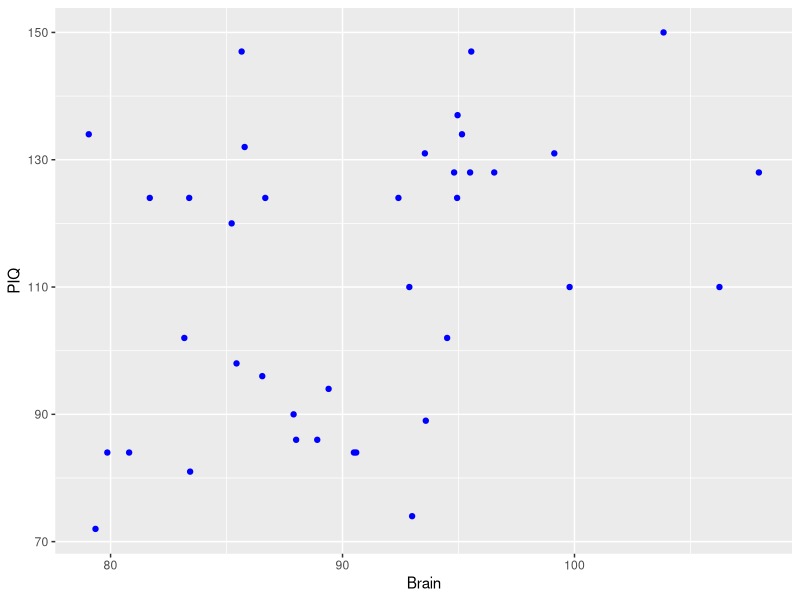
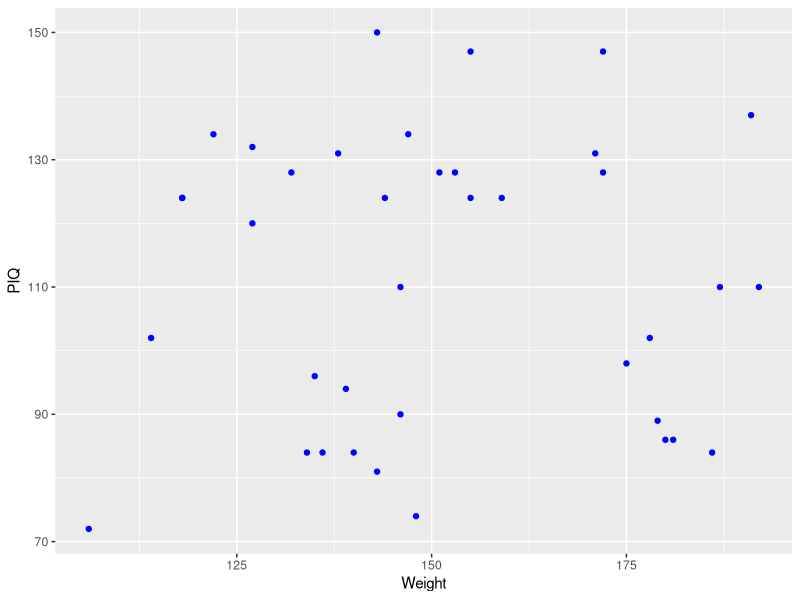
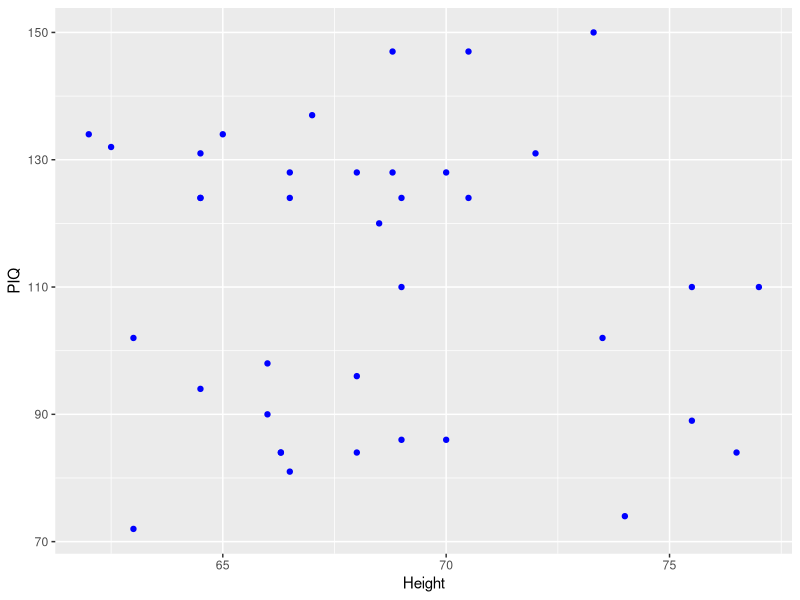
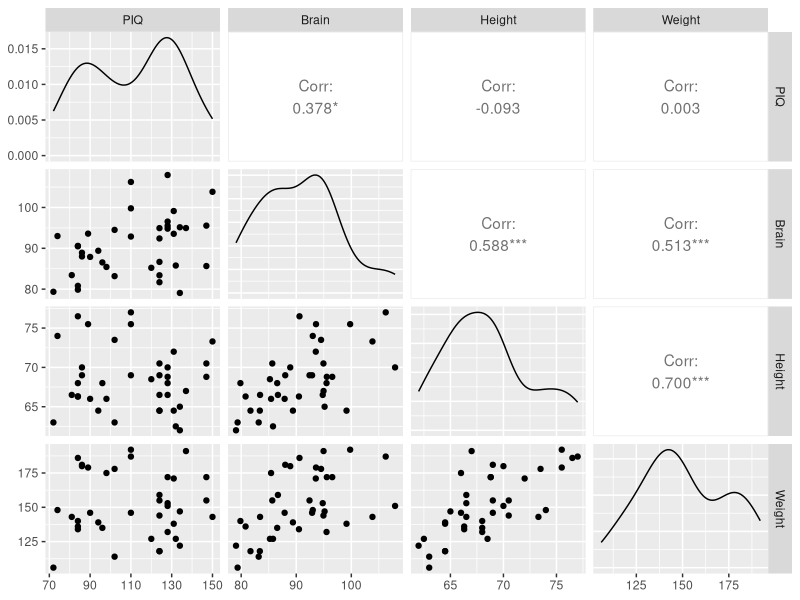
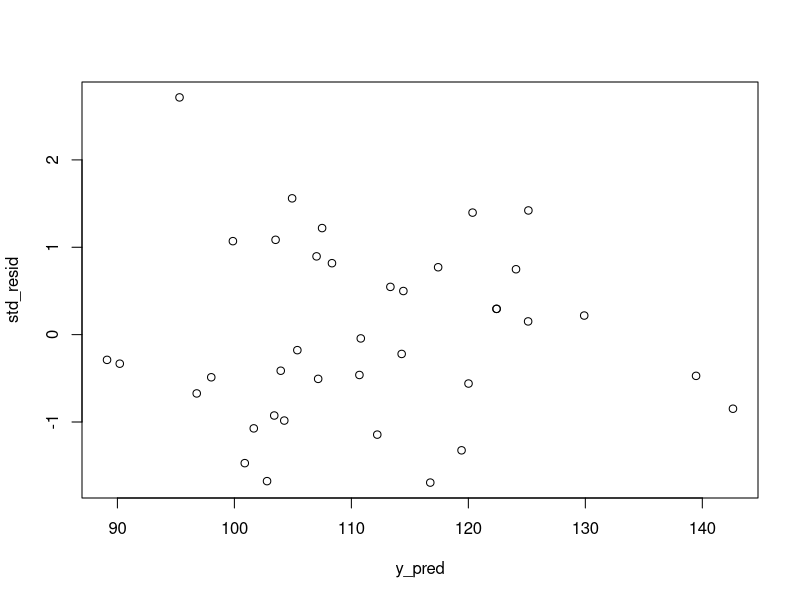
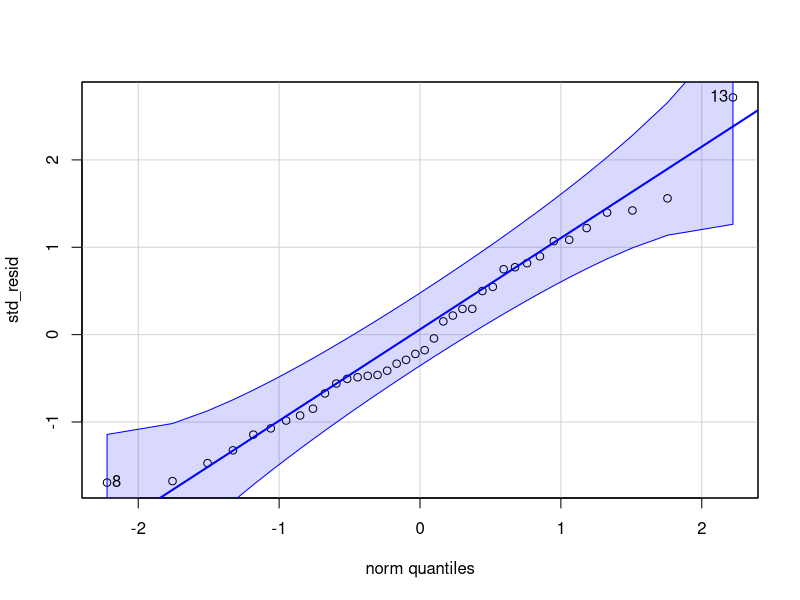

The R script that drew these images, in order:
setwd("D:\\Data science  notes\\Data To Be Shared Before Class\\MLR\\MLR Examples")
dataset=read.csv("iqsize.csv")
View(dataset)
names(dataset)

library(ggplot2)
##plot IQ vs Brain
ggplot(dataset,aes(Brain,PIQ))+geom_point(color='blue')

##plot
ggplot(dataset,aes(Weight,PIQ))+geom_point(color='blue')
##
ggplot(dataset,aes(Height,PIQ))+geom_point(color='blue')

#install.packages("GGally")
library(GGally)

ggpairs(dataset)

regressor=lm(PIQ~.,dataset)
#regressor=lm(PIQ~Brain+Height+Weight,dataset)
summary(regressor)
anova(regressor)

y_pred=predict(regressor,newdata = dataset)
#residuals=resid(regressor)
 
library(MASS)
std_resid=stdres(regressor)
 plot(y_pred,std_resid)

##qq plot
#install.packages("nloptr")
#install.packages("car",dependencies=TRUE)

library(car)
qqPlot(std_resid)

#calculation of R-squared value
#-----------------------------------------
#From Anova()
#ssto=2697.1+2875.6+13321.8=18894.5
#R-squared=1-(sse/ssto)=1-(13321.8/18894.5)=0.2949377
#-------------------------------------------------------
 
